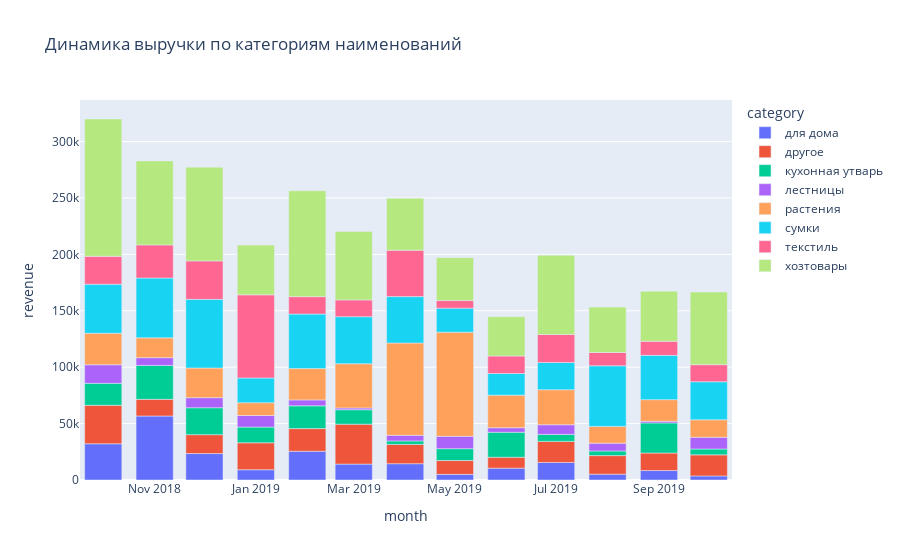

Notebook code for this chart:
### Markdown cell above
Результаты немного неожиданыне: растения составляют почти половину товарных позиций, по при этом не приносят значительного количества денег. При этом хозтовары, сумки и текстиль приносят значительные средства, не занимаю большого количества ассортимента.

### Code cell
#Построим графики динамики выручки категорий 
category_plot = data.groupby(['category', 'month']).agg({'revenue':'sum'}).reset_index()

fig = px.bar(
    category_plot,
    x='month',
    y='revenue',
    color='category',
    title='Динамика выручки по категориям наименований',
)

fig.show()

### Figure 1 — Plotly figure (JSON) as saved in the notebook; plotly's stock layout.template omitted (floating-point values rounded to 4 significant figures)
{"data": [{"alignmentgroup": "True", "hovertemplate": "category=для дома<br>month=%{x}<br>revenue=%{y}<extra></extra>", "legendgroup": "для дома", "marker": {"color": "#636efa", "pattern": {"shape": ""}}, "name": "для дома", "offsetgroup": "для дома", "orientation": "v", "showlegend": true, "textposition": "auto", "type": "bar", "x": ["2018-10", "2018-11", "2018-12", "2019-01", "2019-02", "2019-03", "2019-04", "2019-05", "2019-06", "2019-07", "2019-08", "2019-09", "2019-10"], "xaxis": "x", "y": [32120, 56723, 23423, 9107, 25496, 14077, 14456, 4998, 10498, 15554, 5198, 8383, 3606], "yaxis": "y"}, {"alignmentgroup": "True", "hovertemplate": "category=другое<br>month=%{x}<br>revenue=%{y}<extra></extra>", "legendgroup": "другое", "marker": {"color": "#EF553B", "pattern": {"shape": ""}}, "name": "другое", "offsetgroup": "другое", "orientation": "v", "showlegend": true, "textposition": "auto", "type": "bar", "x": ["2018-10", "2018-11", "2018-12", "2019-01", "2019-02", "2019-03", "2019-04", "2019-05", "2019-06", "2019-07", "2019-08", "2019-09", "2019-10"], "xaxis": "x", "y": [34059, 14750, 16770, 23859, 20045, 35383, 17118, 12255, 9683, 18680, 16418, 15550, 18666], "yaxis": "y"}, {"alignmentgroup": "True", "hovertemplate": "category=кухонная утварь<br>month=%{x}<br>revenue=%{y}<extra></extra>", "legendgroup": "кухонная утварь", "marker": {"color": "#00cc96", "pattern": {"shape": ""}}, "name": "кухонная утварь", "offsetgroup": "кухонная утварь", "orientation": "v", "showlegend": true, "textposition": "auto", "type": "bar", "x": ["2018-10", "2018-11", "2018-12", "2019-01", "2019-02", "2019-03", "2019-04", "2019-05", "2019-06", "2019-07", "2019-08", "2019-09", "2019-10"], "xaxis": "x", "y": [19550, 30105, 23841, 13917, 20202, 12832, 3098, 10522, 22154, 6189, 4120, 26650, 5201], "yaxis": "y"}, {"alignmentgroup": "True", "hovertemplate": "category=лестницы<br>month=%{x}<br>revenue=%{y}<extra></extra>", "legendgroup": "лестницы", "marker": {"color": "#ab63fa", "pattern": {"shape": ""}}, "name": "лестницы", "offsetgroup": "лестницы", "orientation": "v", "showlegend": true, "textposition": "auto", "type": "bar", "x": ["2018-10", "2018-11", "2018-12", "2019-01", "2019-02", "2019-03", "2019-04", "2019-05", "2019-06", "2019-07", "2019-08", "2019-09", "2019-10"], "xaxis": "x", "y": [16418, 6822, 8920, 10271, 5247, 1574, 4948, 10944, 3974, 8545, 6898, 1462, 10422], "yaxis": "y"}, {"alignmentgroup": "True", "hovertemplate": "category=растения<br>month=%{x}<br>revenue=%{y}<extra></extra>", "legendgroup": "растения", "marker": {"color": "#FFA15A", "pattern": {"shape": ""}}, "name": "растения", "offsetgroup": "растения", "orientation": "v", "showlegend": true, "textposition": "auto", "type": "bar", "x": ["2018-10", "2018-11", "2018-12", "2019-01", "2019-02", "2019-03", "2019-04", "2019-05", "2019-06", "2019-07", "2019-08", "2019-09", "2019-10"], "xaxis": "x", "y": [27897, 17605, 26313, 11365, 27757, 39167, 81823, 92271, 28895, 31023, 14874, 19155, 15456], "yaxis": "y"}, {"alignmentgroup": "True", "hovertemplate": "category=сумки<br>month=%{x}<br>revenue=%{y}<extra></extra>", "legendgroup": "сумки", "marker": {"color": "#19d3f3", "pattern": {"shape": ""}}, "name": "сумки", "offsetgroup": "сумки", "orientation": "v", "showlegend": true, "textposition": "auto", "type": "bar", "x": ["2018-10", "2018-11", "2018-12", "2019-01", "2019-02", "2019-03", "2019-04", "2019-05", "2019-06", "2019-07", "2019-08", "2019-09", "2019-10"], "xaxis": "x", "y": [43503, 53014, 60849, 21929, 48358, 41698, 41101, 21321, 19206, 24221, 53738, 39265, 33758], "yaxis": "y"}, {"alignmentgroup": "True", "hovertemplate": "category=текстиль<br>month=%{x}<br>revenue=%{y}<extra></extra>", "legendgroup": "текстиль", "marker": {"color": "#FF6692", "pattern": {"shape": ""}}, "name": "текстиль", "offsetgroup": "текстиль", "orientation": "v", "showlegend": true, "textposition": "auto", "type": "bar", "x": ["2018-10", "2018-11", "2018-12", "2019-01", "2019-02", "2019-03", "2019-04", "2019-05", "2019-06", "2019-07", "2019-08", "2019-09", "2019-10"], "xaxis": "x", "y": [24716, 29354, 34082, 73690, 15388, 14877, 41116, 6714, 15490, 24749, 11769, 12452, 15111], "yaxis": "y"}, {"alignmentgroup": "True", "hovertemplate": "category=хозтовары<br>month=%{x}<br>revenue=%{y}<extra></extra>", "legendgroup": "хозтовары", "marker": {"color": "#B6E880", "pattern": {"shape": ""}}, "name": "хозтовары", "offsetgroup": "хозтовары", "orientation": "v", "showlegend": true, "textposition": "auto", "type": "bar", "x": ["2018-10", "2018-11", "2018-12", "2019-01", "2019-02", "2019-03", "2019-04", "2019-05", "2019-06", "2019-07", "2019-08", "2019-09", "2019-10"], "xaxis": "x", "y": [121715, 74463, 83084, 44085, 93818, 60633, 46008, 38077, 34888, 70237, 40231, 44411, 64369], "yaxis": "y"}], "layout": {"barmode": "relative", "legend": {"title": {"text": "category"}, "tracegroupgap": 0}, "title": {"text": "Динамика выручки по категориям наименований"}, "xaxis": {"anchor": "y", "domain": [0, 1], "title": {"text": "month"}}, "yaxis": {"anchor": "x", "domain": [0, 1], "title": {"text": "revenue"}}}}
